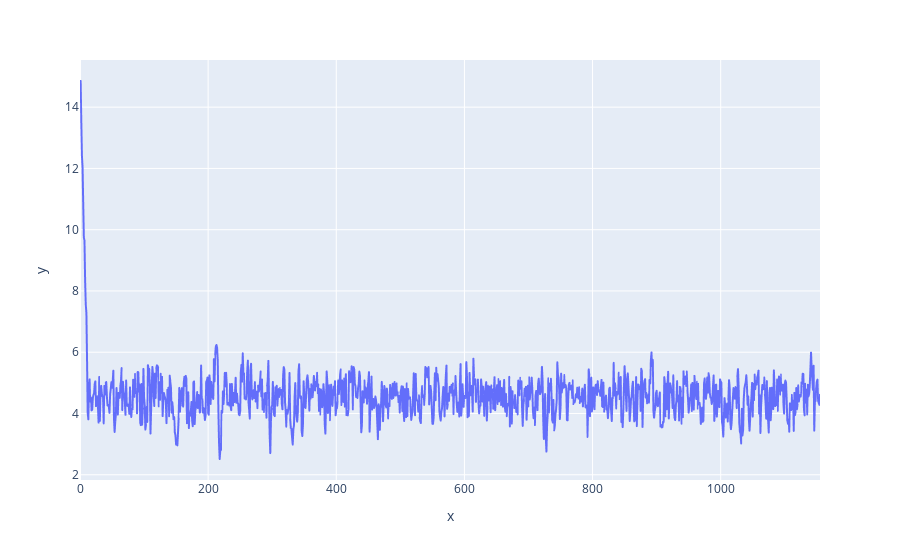
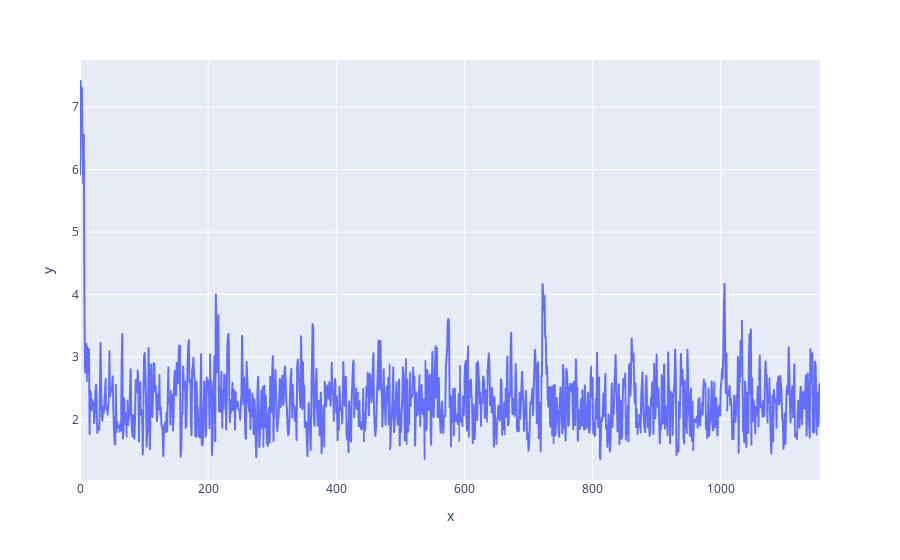

The code cell stored with these charts, in order, in its notebook:
### Code cell
output_samples_mu = np.array(output_samples).reshape(-1, 2)[:, 0]
output_samples_sigma = np.array(output_samples).reshape(-1, 2)[:, 1]

px.line(y=output_samples_mu).show()
px.line(y=output_samples_sigma).show()

### Figure 1 — Plotly figure (JSON) as saved in the notebook; plotly's stock layout.template omitted (floating-point values rounded to 4 significant figures; data arrays with more than 128 entries replaced by an {"elided": "..."} marker saying what was removed)
{"data": [{"hovertemplate": "x=%{x}<br>y=%{y}<extra></extra>", "legendgroup": "", "line": {"color": "#636efa", "dash": "solid"}, "marker": {"symbol": "circle"}, "mode": "lines", "name": "", "showlegend": false, "type": "scattergl", "x": {"elided": "1156 int values"}, "xaxis": "x", "y": {"elided": "1156 float values"}, "yaxis": "y"}], "layout": {"legend": {"tracegroupgap": 0}, "margin": {"t": 60}, "xaxis": {"anchor": "y", "domain": [0, 1], "title": {"text": "x"}}, "yaxis": {"anchor": "x", "domain": [0, 1], "title": {"text": "y"}}}}

### Figure 2 — Plotly figure (JSON) as saved in the notebook; plotly's stock layout.template omitted (floating-point values rounded to 4 significant figures; data arrays with more than 128 entries replaced by an {"elided": "..."} marker saying what was removed)
{"data": [{"hovertemplate": "x=%{x}<br>y=%{y}<extra></extra>", "legendgroup": "", "line": {"color": "#636efa", "dash": "solid"}, "marker": {"symbol": "circle"}, "mode": "lines", "name": "", "showlegend": false, "type": "scattergl", "x": {"elided": "1156 int values"}, "xaxis": "x", "y": {"elided": "1156 float values"}, "yaxis": "y"}], "layout": {"legend": {"tracegroupgap": 0}, "margin": {"t": 60}, "xaxis": {"anchor": "y", "domain": [0, 1], "title": {"text": "x"}}, "yaxis": {"anchor": "x", "domain": [0, 1], "title": {"text": "y"}}}}
